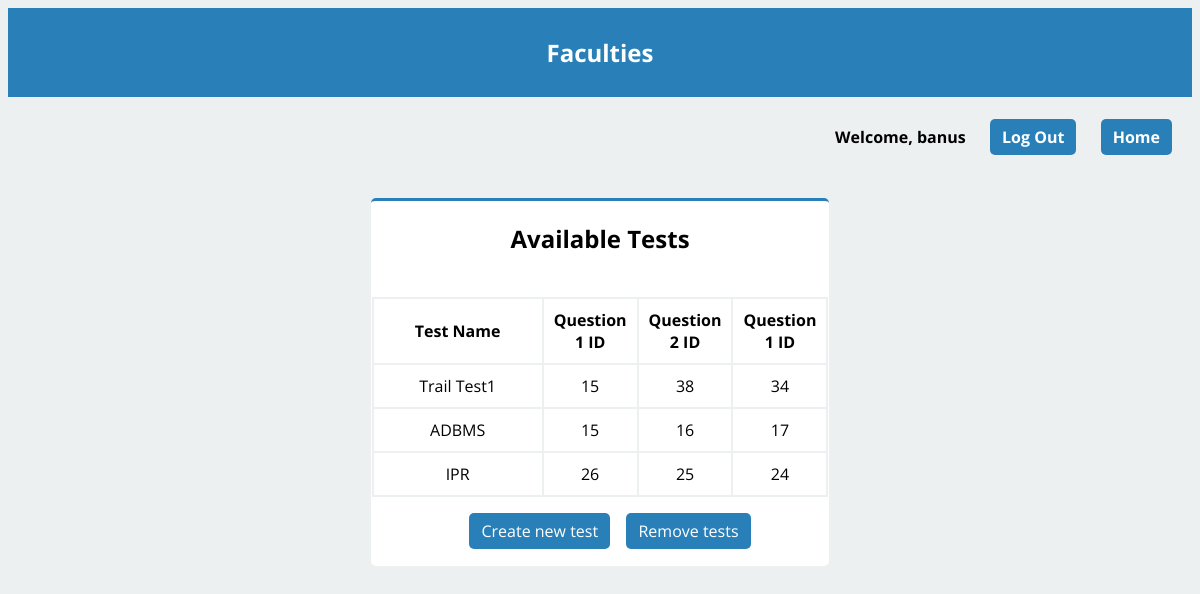
Screenshot of /tests.php (signed in) with the database file from the repository.
### tables this page shows
CREATE TABLE `faculty` (
  `faculty_ID` int(5) NOT NULL,
  `password` varchar(200) DEFAULT NULL,
  `faculty_name` varchar(50) NOT NULL,
  `email` varchar(100) NOT NULL,
  `mobile` varchar(10) NOT NULL
);

CREATE TABLE `tests` (
  `test_ID` int(3) NOT NULL,
  `test_name` varchar(20) NOT NULL,
  `question1_ID` int(3) NOT NULL,
  `question2_ID` int(3) NOT NULL,
  `question3_ID` int(3) NOT NULL
);

### faculty-session.php (called while the page is built, shortened)
<?php
   include('config.php');
   $user_check = $_SESSION['login_user'];
   $ses_sql = mysqli_query($db,"select faculty_ID, faculty_name , email from faculty where faculty_name = '$user_check' ");
   $row = mysqli_fetch_array($ses_sql,MYSQLI_ASSOC);
   $login_session = $row['faculty_name'];
?>

### tests.php (the view, shortened to what this page needs)
<?php
    include('faculty-session.php');
?>
<html>
    <head>
        <link rel='stylesheet' type='text/css' href='style.css'>
    </head>
    <body>
        <header class='header'>
            <h2><a class='header-link' href='faculty-home.php'>Faculties</a></h2>
        </header>
        <div class='welcome'>
            <h4 class='align-right'>Welcome, <?php echo $login_session; ?> &emsp; <a href='logout.php'>Log Out</a> &emsp; <a href='faculty-home.php'>Home</a></h4>
        </div>
        <div class='main-content'>
            <?php
                $sql = 'SELECT test_name, question1_ID, question2_ID, question3_ID FROM tests';
                $result = mysqli_query($db, $sql);
                if(mysqli_num_rows($result)==0){
                    echo '<h2 class="align-center" style="color: red;">No tests available!</h2>';
                }
                else{
                    echo '<div class="row"><div class="tests-table">
                            <table>
                            <h2 class="align-center">Available Tests</h2><br>
                                <tr>
                                    <th style="width: 40%;">Test Name</th>
                                    <th style="width: 20%;">Question 1 ID</th>
                                    <th style="width: 20%;">Question 2 ID</th>
                                    <th style="width: 20%;">Question 1 ID</th>
                                </tr>';
                    while($row = mysqli_fetch_array($result, MYSQLI_ASSOC)){
                        echo '<tr>
                                <td class="align-center">' . $row["test_name"] . '</td>
                                <td class="align-center">' . $row["question1_ID"] . '</td>
                                <td class="align-center">' . $row["question2_ID"] . '</td>
                                <td class="align-center">' . $row["question3_ID"] . '</td>
                            </tr>';
                    }
                    echo '</table><p class="align-center"><a href="new-test.php">Create new test</a> &ensp; <a href="remove-test.php">Remove tests</a></p></div></div>';
                }
            ?>
        </div>
    </body>
</html>

### style.css (style rules this page uses)
body { font-family: 'Open Sans'; background-color: #ecf0f1; }
.header { padding-top: 1px; padding-bottom: 1px; background-color: #2980b9; color: #fff; font-family: 'Open Sans'; text-align: center; }
.main-content { margin: 20px; padding: 1px; align-items: center; }
.row { display: flex; }
h4, p { padding-left: 20px; }
.align-right { padding-right: 20px; text-align: right; }
.align-center { text-align: center; }
a:link, a:visited { background-color: #2980b9; color: white; padding: 7px 12px; text-decoration: none; display: inline-block; border-radius: 5px; }
.welcome { padding-top: 1px; padding-bottom: 1px; }
table, th, td { border: 2px solid; border-color: #ecf0f1; border-collapse: collapse; border-radius: 5px; padding: 10px; }
.tests-table, .results-table { background-color: #fff; padding: 1px; border-radius: 5px; border-top-style: solid; border-top-width: 3px; border-top-color: #2980b9; width: 40%; margin-left: auto; margin-right: auto; }

### rows the page displays
faculty: faculty_name "banus"
tests: test_name "Trail Test1", question1_ID "15", question2_ID "38", question3_ID "34"
tests: test_name "ADBMS", question1_ID "15", question2_ID "16", question3_ID "17"
tests: test_name "IPR", question1_ID "26", question2_ID "25", question3_ID "24"
